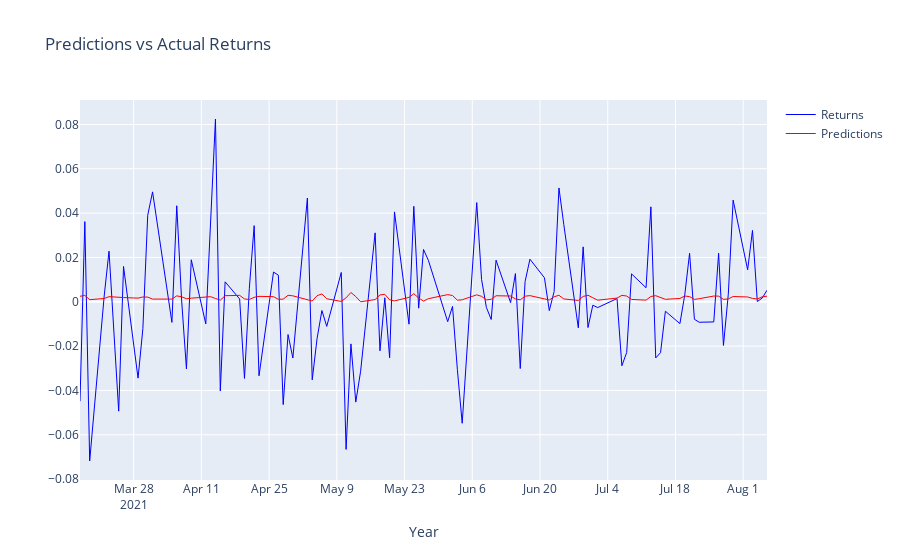

Source (notebook cell):
### Markdown cell above
#### Plot Predictions (Returns)

### Code cell
WINDOW_LENGTH = 100

fig = go.Figure()
fig.add_trace(go.Line(x=dataframe.index[-WINDOW_LENGTH:], y=dataframe['return'][-WINDOW_LENGTH:], name='Returns',
                         line=dict(color='blue', width=1)))
fig.add_trace(go.Line(x=dataframe.index[-WINDOW_LENGTH:], y=preds[-WINDOW_LENGTH:], name = 'Predictions',
                         line=dict(color='red', width=1)
))

fig.update_layout(title='Predictions vs Actual Returns',
                   xaxis_title='Year')
fig.show()
